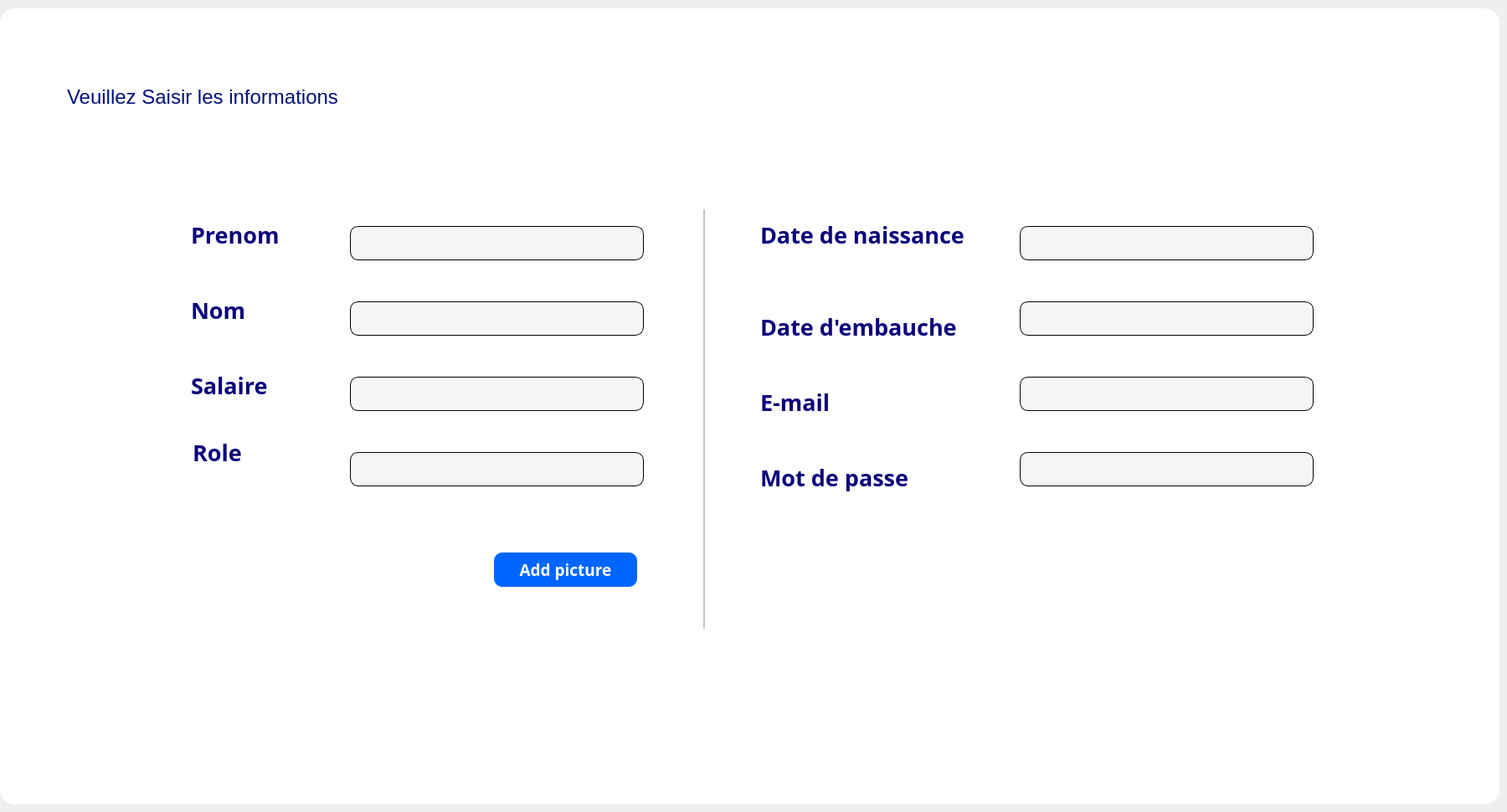
      <widget class="QWidget" name="tab_ajouter_5">
       <attribute name="icon">
        <iconset resource="D:/volve/untitled22/res.qrc">
         <normaloff>:/icon/icons/icons8-add-new-100.png</normaloff>:/icon/icons/icons8-add-new-100.png</iconset>
       </attribute>
       <attribute name="title">
        <string>Ajouter</string>
       </attribute>
       <widget class="QFrame" name="frame_22">
        <property name="geometry">
         <rect>
          <x>0</x>
          <y>10</y>
          <width>1791</width>
          <height>951</height>
         </rect>
        </property>
        <property name="styleSheet">
         <string notr="true">border-radius:18px;
background:white;
</string>
        </property>
        <property name="frameShape">
         <enum>QFrame::StyledPanel</enum>
        </property>
        <property name="frameShadow">
         <enum>QFrame::Raised</enum>
        </property>
        <widget class="QLabel" name="label_vs_13">
         <property name="geometry">
          <rect>
           <x>80</x>
           <y>90</y>
           <width>501</width>
           <height>31</height>
          </rect>
         </property>
         <property name="font">
          <font>
           <pointsize>18</pointsize>
          </font>
         </property>
         <property name="styleSheet">
          <string notr="true">color: r;
color: rgb(0, 18, 122);</string>
         </property>
         <property name="text">
          <string>Veuillez Saisir les informations</string>
         </property>
        </widget>
        <widget class="QLineEdit" name="le_salaire_9">
         <property name="geometry">
          <rect>
           <x>418</x>
           <y>440</y>
           <width>351</width>
           <height>41</height>
          </rect>
         </property>
         <property name="styleSheet">
          <string notr="true">border-radius: 10px;
background: #F5F5F5;
border: 1px solid #000000;
padding-bottom:7px;</string>
         </property>
        </widget>
        <widget class="QPushButton" name="pb_add_p_9">
         <property name="geometry">
          <rect>
           <x>590</x>
           <y>650</y>
           <width>171</width>
           <height>41</height>
          </rect>
         </property>
         <property name="font">
          <font>
           <family>Yu Gothic UI Semibold</family>
           <pointsize>14</pointsize>
           <weight>75</weight>
           <bold>true</bold>
          </font>
         </property>
         <property name="styleSheet">
          <string notr="true">QPushButton {
background:rgb(0, 102, 255);
color:white;
border-radius: 10px;
}

QPushButton::hover
{
background:rgb(0, 51, 162);
color:white;
border-radius: 10px;

}</string>
         </property>
         <property name="text">
          <string>Add picture</string>
         </property>
        </widget>
        <widget class="QLabel" name="lab_mdb_9">
         <property name="geometry">
          <rect>
           <x>908</x>
           <y>530</y>
           <width>181</width>
           <height>61</height>
          </rect>
         </property>
         <property name="font">
          <font>
           <family>Yu Gothic UI Semibold</family>
           <pointsize>20</pointsize>
           <weight>75</weight>
           <bold>true</bold>
          </font>
         </property>
         <property name="styleSheet">
          <string notr="true">color: rgb(10, 0, 122);</string>
         </property>
         <property name="text">
          <string>Mot de passe</string>
         </property>
        </widget>
        <widget class="QLabel" name="lab_email_9">
         <property name="geometry">
          <rect>
           <x>908</x>
           <y>440</y>
           <width>151</width>
           <height>61</height>
          </rect>
         </property>
         <property name="font">
          <font>
           <family>Yu Gothic UI Semibold</family>
           <pointsize>20</pointsize>
           <weight>75</weight>
           <bold>true</bold>
          </font>
         </property>
         <property name="styleSheet">
          <string notr="true">color: rgb(10, 0, 122);</string>
         </property>
         <property name="text">
          <string>E-mail</string>
         </property>
        </widget>
        <widget class="QLineEdit" name="le_emb_9">
         <property name="geometry">
          <rect>
           <x>1218</x>
           <y>350</y>
           <width>351</width>
           <height>41</height>
          </rect>
         </property>
         <property name="styleSheet">
          <string notr="true">border-radius: 10px;
background: #F5F5F5;
border: 1px solid #000000;
padding-bottom:7px;</string>
         </property>
        </widget>
        <widget class="QLabel" name="lab_dn_9">
         <property name="geometry">
          <rect>
           <x>908</x>
           <y>240</y>
           <width>281</width>
           <height>61</height>
          </rect>
         </property>
         <property name="font">
          <font>
           <family>Yu Gothic UI Semibold</family>
           <pointsize>20</pointsize>
           <weight>75</weight>
           <bold>true</bold>
          </font>
         </property>
         <property name="styleSheet">
          <string notr="true">color: rgb(10, 0, 122);</string>
         </property>
         <property name="text">
          <string>Date de naissance</string>
         </property>
        </widget>
        <widget class="QLineEdit" name="le_nom_9">
         <property name="geometry">
          <rect>
           <x>418</x>
           <y>350</y>
           <width>351</width>
           <height>41</height>
          </rect>
         </property>
         <property name="styleSheet">
          <string notr="true">border-radius: 10px;
background: #F5F5F5;
border: 1px solid #000000;
padding-bottom:7px;</string>
         </property>
        </widget>
        <widget class="QLabel" name="profilePictureLabel_9">
         <property name="geometry">
          <rect>
           <x>250</x>
           <y>630</y>
           <width>171</width>
           <height>131</height>
          </rect>
         </property>
         <property name="text">
          <string/>
         </property>
        </widget>
        <widget class="QLineEdit" name="le_role_9">
         <property name="geometry">
          <rect>
           <x>418</x>
           <y>530</y>
           <width>351</width>
           <height>41</height>
          </rect>
         </property>
         <property name="styleSheet">
          <string notr="true">border-radius: 10px;
background: #F5F5F5;
border: 1px solid #000000;
padding-bottom:7px;</string>
         </property>
        </widget>
        <widget class="QLineEdit" name="lineEdit_15">
         <property name="geometry">
          <rect>
           <x>1218</x>
           <y>530</y>
           <width>351</width>
           <height>41</height>
          </rect>
         </property>
         <property name="styleSheet">
          <string notr="true">border-radius: 10px;
background: #F5F5F5;
border: 1px solid #000000;
padding-bottom:7px;</string>
         </property>
        </widget>
        <widget class="QLabel" name="lab_sal_9">
         <property name="geometry">
          <rect>
           <x>228</x>
           <y>420</y>
           <width>151</width>
           <height>61</height>
          </rect>
         </property>
         <property name="font">
          <font>
           <family>Yu Gothic UI Semibold</family>
           <pointsize>20</pointsize>
           <weight>75</weight>
           <bold>true</bold>
          </font>
         </property>
         <property name="styleSheet">
          <string notr="true">color: rgb(10, 0, 122);</string>
         </property>
         <property name="text">
          <string>Salaire</string>
         </property>
        </widget>
        <widget class="QLineEdit" name="le_email_9">
         <property name="geometry">
          <rect>
           <x>1218</x>
           <y>440</y>
           <width>351</width>
           <height>41</height>
          </rect>
         </property>
         <property name="styleSheet">
          <string notr="true">border-radius: 10px;
background: #F5F5F5;
border: 1px solid #000000;
padding-bottom:7px;</string>
         </property>
        </widget>
        <widget class="QLabel" name="lab_nom_9">
         <property name="geometry">
          <rect>
           <x>228</x>
           <y>330</y>
           <width>161</width>
           <height>61</height>
          </rect>
         </property>
         <property name="font">
          <font>
           <family>Yu Gothic UI Semibold</family>
           <pointsize>20</pointsize>
           <weight>75</weight>
           <bold>true</bold>
          </font>
         </property>
         <property name="styleSheet">
          <string notr="true">color: rgb(10, 0, 122);</string>
         </property>
         <property name="text">
          <string>Nom</string>
         </property>
        </widget>
        <widget class="QLabel" name="lab_pr_9">
         <property name="geometry">
          <rect>
           <x>228</x>
           <y>240</y>
           <width>261</width>
           <height>61</height>
          </rect>
         </property>
         <property name="font">
          <font>
           <family>Yu Gothic UI Semibold</family>
           <pointsize>20</pointsize>
           <weight>75</weight>
           <bold>true</bold>
          </font>
         </property>
         <property name="styleSheet">
          <string notr="true">color: rgb(10, 0, 122);</string>
         </property>
         <property name="text">
          <string>Prenom</string>
         </property>
        </widget>
        <widget class="QLineEdit" name="le_prenom_9">
         <property name="geometry">
          <rect>
           <x>418</x>
           <y>260</y>
           <width>351</width>
           <height>41</height>
          </rect>
         </property>
         <property name="styleSheet">
          <string notr="true">border-radius: 10px;
background: #F5F5F5;
border: 1px solid #000000;
padding-bottom:7px;</string>
         </property>
         <property name="inputMask">
          <string/>
         </property>
         <property name="text">
          <string/>
         </property>
        </widget>
        <widget class="QLineEdit" name="le_dn_9">
         <property name="geometry">
          <rect>
           <x>1218</x>
           <y>260</y>
           <width>351</width>
           <height>41</height>
          </rect>
         </property>
         <property name="styleSheet">
          <string notr="true">border-radius: 10px;
background: #F5F5F5;
border: 1px solid #000000;
padding-bottom:7px;</string>
         </property>
        </widget>
        <widget class="Line" name="line_13">
         <property name="geometry">
          <rect>
           <x>840</x>
           <y>240</y>
           <width>2</width>
           <height>501</height>
          </rect>
         </property>
         <property name="font">
          <font>
           <pointsize>2</pointsize>
          </font>
         </property>
         <property name="styleSheet">
          <string notr="true">background:rgb(197, 197, 197);</string>
         </property>
         <property name="orientation">
          <enum>Qt::Vertical</enum>
         </property>
        </widget>
        <widget class="QLabel" name="lab_role_9">
         <property name="geometry">
          <rect>
           <x>230</x>
           <y>510</y>
           <width>181</width>
           <height>41</height>
          </rect>
         </property>
         <property name="font">
          <font>
           <family>Yu Gothic UI Semibold</family>
           <pointsize>20</pointsize>
           <weight>75</weight>
           <bold>true</bold>
          </font>
         </property>
         <property name="styleSheet">
          <string notr="true">color: rgb(10, 0, 122);</string>
         </property>
         <property name="text">
          <string>Role</string>
         </property>
        </widget>
        <widget class="QLabel" name="lab_emb_9">
         <property name="geometry">
          <rect>
           <x>908</x>
           <y>350</y>
           <width>271</width>
           <height>61</height>
          </rect>
         </property>
         <property name="font">
          <font>
           <family>Yu Gothic UI Semibold</family>
           <pointsize>20</pointsize>
           <weight>75</weight>
           <bold>true</bold>
          </font>
         </property>
         <property name="styleSheet">
          <string notr="true">color: rgb(10, 0, 122);</string>
         </property>
         <property name="text">
          <string>Date d'embauche</string>
         </property>
        </widget>
       </widget>
      </widget>
